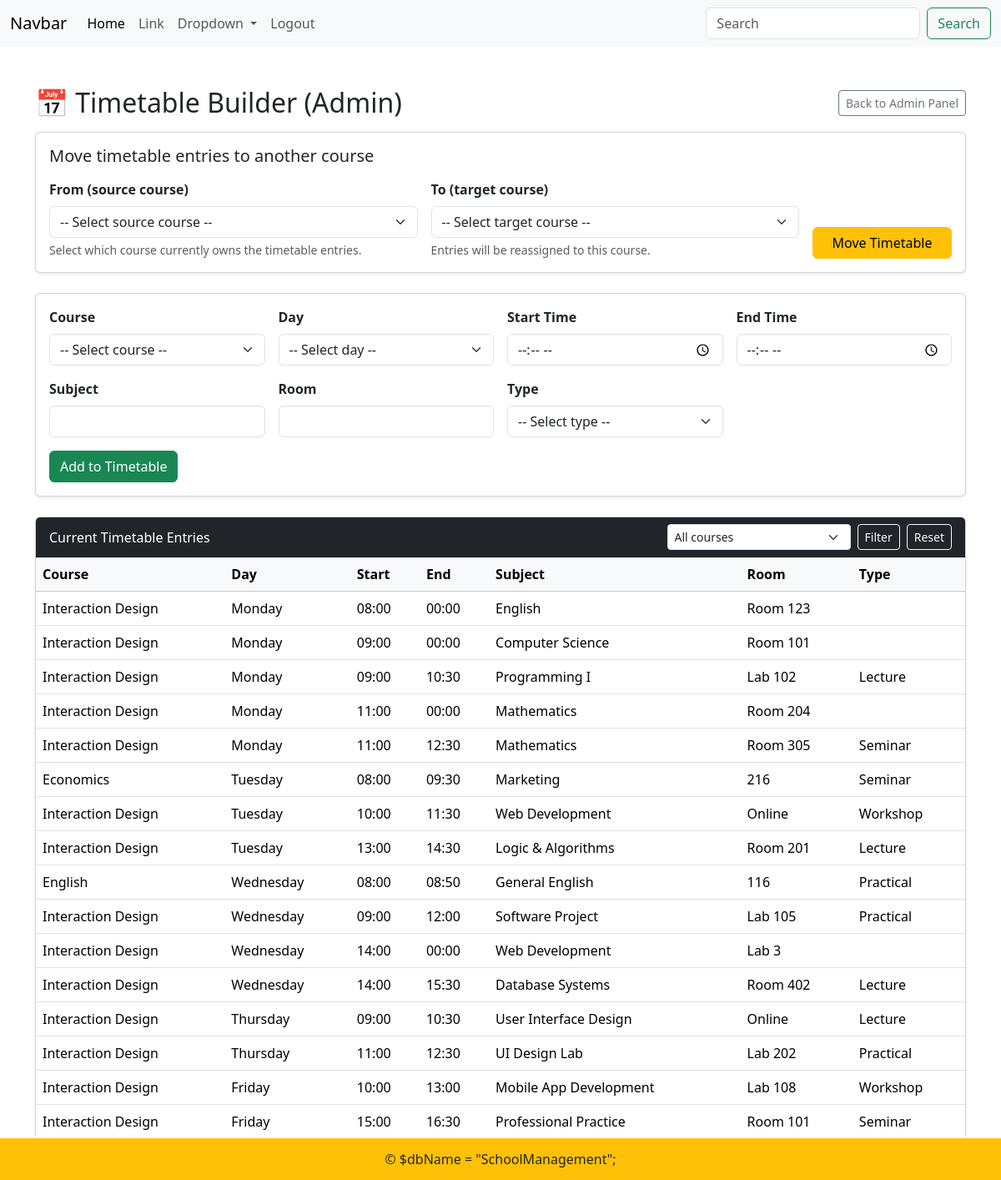
The page /admin-timetable.php (signed in) on the database its author committed.
### tables this page shows
CREATE TABLE `timetable` (
  `id` int NOT NULL,
  `subject_name` varchar(255) NOT NULL,
  `class_day` varchar(20) NOT NULL,
  `start_time` time NOT NULL,
  `room_number` varchar(50) NOT NULL,
  `class_type` varchar(50) NOT NULL,
  `user_id` int DEFAULT NULL,
  `course_id` int DEFAULT NULL,
  `end_time` time NOT NULL
);

CREATE TABLE `courses` (
  `course_id` int NOT NULL,
  `course_name` varchar(100) NOT NULL,
  `course_description` text,
  `created_at` timestamp NULL DEFAULT CURRENT_TIMESTAMP
);

### admin-timetable.php (the view, shortened to what this page needs)
<?php
include "includes/header.php";
require_once "includes/dbh.php";
$previewSql = "
SELECT t.*, c.course_name
FROM timetable t
LEFT JOIN courses c ON c.course_id = t.course_id
";
$previewSql .= "
 ORDER BY FIELD(class_day,'Monday','Tuesday','Wednesday','Thursday','Friday'),
 start_time ASC
";
$previewResult = mysqli_query($conn, $previewSql);
?>
<div class="container mt-5 mb-5">
    <div class="d-flex justify-content-between align-items-center mb-3">
        <h2 class="mb-0">📅 Timetable Builder (Admin)</h2>
        <a href="admin-dashboard.php" class="btn btn-outline-secondary btn-sm">Back to Admin Panel</a>
    </div>
    <div class="card shadow-sm mb-4">
        <div class="card-body">
            <h5 class="card-title mb-3">Move timetable entries to another course</h5>
            <form method="post" class="row g-3 align-items-end">
                <div class="col-md-5">
                    <label class="form-label fw-bold">From (source course)</label>
                    <select name="from_course_id" class="form-select">
                        <option value="0">-- Select source course --</option>
                    </select>
                    <div class="form-text">
                        Select which course currently owns the timetable entries.
                    </div>
                </div>
                <div class="col-md-5">
                    <label class="form-label fw-bold">To (target course)</label>
                    <select name="to_course_id" class="form-select" required>
                        <option value="0">-- Select target course --</option>
                    </select>
                    <div class="form-text">
                        Entries will be reassigned to this course.
                    </div>
                </div>
                <div class="col-md-2 d-grid">
                    <button type="submit" name="move_timetable" class="btn btn-warning"
                            onclick="return confirm('Move all timetable entries to the selected course?');">
                        Move Timetable
                    </button>
                </div>
            </form>
        </div>
    </div>
    <div class="card shadow-sm mb-4">
        <div class="card-body">
            <form method="post" action="includes/admin-timetable-inc.php" class="row g-3">
                <div class="col-md-3">
                    <label class="form-label fw-bold">Course</label>
                    <select name="course_id" class="form-select" required>
                        <option value="">-- Select course --</option>
                    </select>
                </div>
                <div class="col-md-3">
                    <label class="form-label fw-bold">Day</label>
                    <select name="class_day" class="form-select" required>
                        <option value="">-- Select day --</option>
                    </select>
                </div>
                <div class="col-md-3">
                    <label class="form-label fw-bold">Start Time</label>
                    <input type="time" name="start_time" class="form-control" required>
                </div>
                <div class="col-md-3">
                    <label class="form-label fw-bold">End Time</label>
                    <input type="time" name="end_time" class="form-control" required>
                </div>
                <div class="col-md-3">
                    <label class="form-label fw-bold">Subject</label>
                    <input type="text" name="subject_name" class="form-control" required>
                </div>
                <div class="col-md-3">
                    <label class="form-label fw-bold">Room</label>
                    <input type="text" name="room_number" class="form-control" required>
                </div>
                <div class="col-md-3">
                    <label class="form-label fw-bold">Type</label>
                    <select name="class_type" class="form-select" required>
                        <option value="">-- Select type --</option>
                    </select>
                </div>
                <div class="col-12">
                    <button type="submit" name="add_timetable" class="btn btn-success">
                        Add to Timetable
                    </button>
                </div>
            </form>
        </div>
    </div>
    <div class="card shadow-sm">
        <div class="card-header bg-dark text-white d-flex justify-content-between align-items-center">
            <span>Current Timetable Entries</span>
            <form method="get" class="d-flex gap-2 align-items-center">
                <select name="course_id" class="form-select form-select-sm" style="width: 220px;">
                    <option value="0">All courses</option>
                </select>
                <button class="btn btn-outline-light btn-sm" type="submit">Filter</button>
                <a class="btn btn-outline-light btn-sm" href="admin-timetable.php">Reset</a>
            </form>
        </div>
        <div class="table-responsive">
            <table class="table table-hover mb-0 align-middle">
                <thead class="table-light">
                    <tr>
                        <th>Course</th>
                        <th>Day</th>
                        <th>Start</th>
                        <th>End</th>
                        <th>Subject</th>
                        <th>Room</th>
                        <th>Type</th>
                    </tr>
                </thead>
                <tbody>
                <?php if ($previewResult && mysqli_num_rows($previewResult) > 0): ?>
                    <?php while ($r = mysqli_fetch_assoc($previewResult)): ?>
                        <tr>
                            <td><?php echo htmlspecialchars($r['course_name'] ?? '—'); ?></td>
                            <td><?php echo htmlspecialchars($r['class_day']); ?></td>
                            <td><?php echo htmlspecialchars(substr($r['start_time'], 0, 5)); ?></td>
                            <td><?php echo htmlspecialchars(substr($r['end_time'], 0, 5)); ?></td>
                            <td><?php echo htmlspecialchars($r['subject_name']); ?></td>
                            <td><?php echo htmlspecialchars($r['room_number']); ?></td>
                            <td><?php echo htmlspecialchars($r['class_type']); ?></td>
                        </tr>
                    <?php endwhile; ?>
                <?php else: ?>
                    <tr>
                        <td colspan="7" class="text-center text-muted py-4">No timetable entries yet.</td>
                    </tr>
                <?php endif; ?>
                </tbody>
            </table>
        </div>
    </div>
</div>
<?php include "includes/footer.php"; ?>

### rows shown on the page
timetable: course.course_name "Interaction Design", class_day "Monday", start_time "08:00", end_time "00:00", subject_name "English", room_number "Room 123"
timetable: course.course_name "Interaction Design", class_day "Monday", start_time "09:00", end_time "00:00", subject_name "Computer Science", room_number "Room 101"
timetable: course.course_name "Interaction Design", class_day "Monday", start_time "09:00", end_time "10:30", subject_name "Programming I", room_number "Lab 102", class_type "Lecture"
timetable: course.course_name "Interaction Design", class_day "Monday", start_time "11:00", end_time "00:00", subject_name "Mathematics", room_number "Room 204"
timetable: course.course_name "Interaction Design", class_day "Monday", start_time "11:00", end_time "12:30", subject_name "Mathematics", room_number "Room 305", class_type "Seminar"
timetable: course.course_name "Economics", class_day "Tuesday", start_time "08:00", end_time "09:30", subject_name "Marketing", room_number "216", class_type "Seminar"
timetable: course.course_name "Interaction Design", class_day "Tuesday", start_time "10:00", end_time "11:30", subject_name "Web Development", room_number "Online", class_type "Workshop"
timetable: course.course_name "Interaction Design", class_day "Tuesday", start_time "13:00", end_time "14:30", subject_name "Logic & Algorithms", room_number "Room 201", class_type "Lecture"
timetable: course.course_name "English", class_day "Wednesday", start_time "08:00", end_time "08:50", subject_name "General English", room_number "116", class_type "Practical"
timetable: course.course_name "Interaction Design", class_day "Wednesday", start_time "09:00", end_time "12:00", subject_name "Software Project", room_number "Lab 105", class_type "Practical"
timetable: course.course_name "Interaction Design", class_day "Wednesday", start_time "14:00", end_time "00:00", subject_name "Web Development", room_number "Lab 3"
timetable: course.course_name "Interaction Design", class_day "Wednesday", start_time "14:00", end_time "15:30", subject_name "Database Systems", room_number "Room 402", class_type "Lecture"
timetable: course.course_name "Interaction Design", class_day "Thursday", start_time "09:00", end_time "10:30", subject_name "User Interface Design", room_number "Online", class_type "Lecture"
timetable: course.course_name "Interaction Design", class_day "Thursday", start_time "11:00", end_time "12:30", subject_name "UI Design Lab", room_number "Lab 202", class_type "Practical"
timetable: course.course_name "Interaction Design", class_day "Friday", start_time "10:00", end_time "13:00", subject_name "Mobile App Development", room_number "Lab 108", class_type "Workshop"
timetable: course.course_name "Interaction Design", class_day "Friday", start_time "15:00", end_time "16:30", subject_name "Professional Practice", room_number "Room 101", class_type "Seminar"
